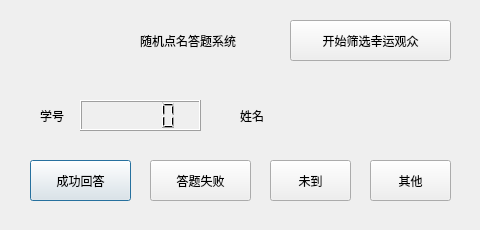
<?xml version="1.0" encoding="UTF-8"?>
<ui version="4.0">
 <class>Dialog</class>
 <widget class="QDialog" name="Dialog">
  <property name="geometry">
   <rect>
    <x>0</x>
    <y>0</y>
    <width>480</width>
    <height>230</height>
   </rect>
  </property>
  <property name="windowTitle">
   <string>Dialog</string>
  </property>
  <widget class="QLabel" name="label_title">
   <property name="geometry">
    <rect>
     <x>140</x>
     <y>20</y>
     <width>111</width>
     <height>41</height>
    </rect>
   </property>
   <property name="text">
    <string>随机点名答题系统</string>
   </property>
  </widget>
  <widget class="QPushButton" name="pb_success">
   <property name="geometry">
    <rect>
     <x>30</x>
     <y>160</y>
     <width>101</width>
     <height>41</height>
    </rect>
   </property>
   <property name="text">
    <string>成功回答</string>
   </property>
  </widget>
  <widget class="QLabel" name="label_id">
   <property name="geometry">
    <rect>
     <x>40</x>
     <y>100</y>
     <width>31</width>
     <height>31</height>
    </rect>
   </property>
   <property name="text">
    <string>学号</string>
   </property>
  </widget>
  <widget class="QLCDNumber" name="lcdNumber_id">
   <property name="geometry">
    <rect>
     <x>80</x>
     <y>100</y>
     <width>121</width>
     <height>31</height>
    </rect>
   </property>
  </widget>
  <widget class="QLabel" name="label_name2">
   <property name="geometry">
    <rect>
     <x>240</x>
     <y>100</y>
     <width>31</width>
     <height>31</height>
    </rect>
   </property>
   <property name="text">
    <string>姓名</string>
   </property>
  </widget>
  <widget class="QLabel" name="label_name">
   <property name="geometry">
    <rect>
     <x>280</x>
     <y>100</y>
     <width>171</width>
     <height>31</height>
    </rect>
   </property>
   <property name="text">
    <string/>
   </property>
  </widget>
  <widget class="QPushButton" name="pb_fail">
   <property name="geometry">
    <rect>
     <x>150</x>
     <y>160</y>
     <width>101</width>
     <height>41</height>
    </rect>
   </property>
   <property name="text">
    <string>答题失败</string>
   </property>
  </widget>
  <widget class="QPushButton" name="pb_absence">
   <property name="geometry">
    <rect>
     <x>270</x>
     <y>160</y>
     <width>81</width>
     <height>41</height>
    </rect>
   </property>
   <property name="text">
    <string>未到</string>
   </property>
  </widget>
  <widget class="QPushButton" name="pb_other">
   <property name="geometry">
    <rect>
     <x>370</x>
     <y>160</y>
     <width>81</width>
     <height>41</height>
    </rect>
   </property>
   <property name="text">
    <string>其他</string>
   </property>
  </widget>
  <widget class="QPushButton" name="pb_start">
   <property name="geometry">
    <rect>
     <x>290</x>
     <y>20</y>
     <width>161</width>
     <height>41</height>
    </rect>
   </property>
   <property name="text">
    <string>开始筛选幸运观众</string>
   </property>
  </widget>
 </widget>
 <tabstops>
  <tabstop>pb_success</tabstop>
  <tabstop>pb_fail</tabstop>
  <tabstop>pb_absence</tabstop>
  <tabstop>pb_other</tabstop>
  <tabstop>pb_start</tabstop>
 </tabstops>
 <resources/>
 <connections/>
</ui>
